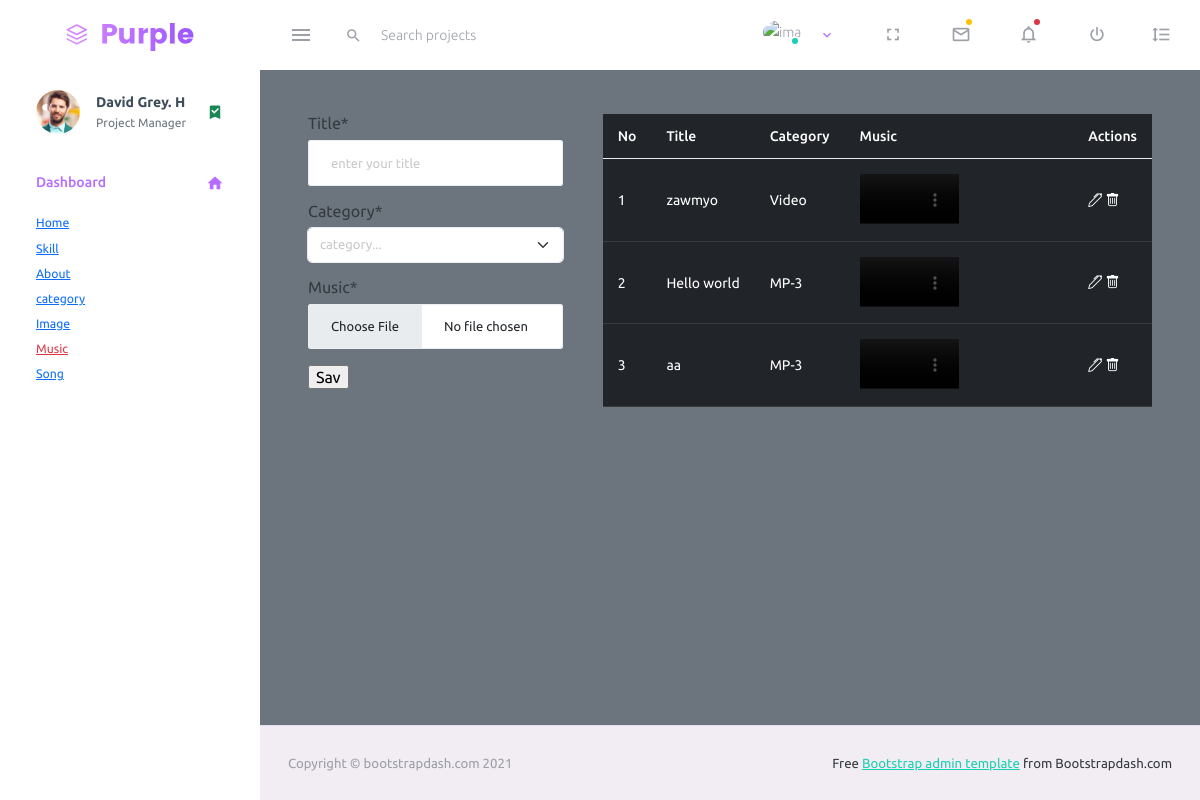
/backend/music/, run on the app's committed database.
### adminfolder/models.py (models this page shows, shortened)
class Category(models.Model):
     category = models.CharField(max_length=40, null=True)
     def __str__(self):
          return self.category

class Music(models.Model):
     title = models.CharField(max_length=40, null=True)
     category = models.ForeignKey(Category, on_delete=models.CASCADE, null=True)
     music = models.FileField(upload_to ='mp-4/%y')

### adminfolder/views.py (the view, shortened to what this page needs)
# urls.py: path('music/', views.music, name='musicpage'),
def music(request):
     musics = Music.objects.all()
     form = MusicForm()
     context = {
          'form':form,
          'musics':musics
     }
     return render(request, 'layout/mp-4.html', context)

### adminfolder/forms.py
class MusicForm(ModelForm):
     class Meta:
          model = Music
          fields = '__all__'
          labels = {
               'title':'Title',
               'category':'Category',
               'music':'Music'
          }
          widgets= {
               'title':forms.TextInput(attrs=({'placeholder':'enter your title'})),
               'category':forms.Select(attrs=({'class':'form-control'})),
               'music':forms.FileInput(attrs=({'class':'form-control'}))
          }
     def __init__(self,*args, **kwargs):
        super(MusicForm, self).__init__(*args, **kwargs)
        self.fields['category'].empty_label = 'category...'

### adminfolder/templates/layout/mp-4.html (shortened to what this page needs)
{% extends 'folder/master.html' %}
{% load crispy_forms_tags %}
{% block content %}
<div class="container">
     <div class="row">
          <div class="col-lg-4">
               <form action="" method="POST" enctype="multipart/form-data">
                    {{form.title|as_crispy_field}}
                    {{form.category|as_crispy_field}}
                    {{form.music|as_crispy_field}}
                    <input type="submit" value="Sav">
               </form>
          </div>
          <div class="col-lg-8">
               <table class="table table-dark table-hover">
                    <thead>
                         <tr>
                              <th>No</th>
                              <th>Title</th>
                              <th>Category</th>
                              <th>Music</th>
                              <th>Actions</th>
                         </tr>
                    </thead>
                    <tbody>
                         {% for music in musics %}
                         <tr>
                              <td>{{forloop.counter}}</td>
                              <td>{{music.title}}</td>
                              <td>{{music.category}}</td>
                              <td>
                                   <video controls class="w-50 h-49">
                                        <source src="{{music.music.url}}" type="video/mp4" style="width: 50px;">
                                      </video>
                              </td>
                              <td>
                                   <a href=""><i class="bi bi-pen text-white"></i></a>
                                   <a href=""><i class="bi bi-trash text-white"></i></a>
                              </td>
                         </tr>
                         {% endfor %}
                    </tbody>
               </table>
          </div>
     </div>
</div>
{% endblock content %}

### data on the page
Category: category "category..."
Music: title "zawmyo", category "Video"
Music: title "Hello world", category "MP-3"
Music: title "aa", category "MP-3"
